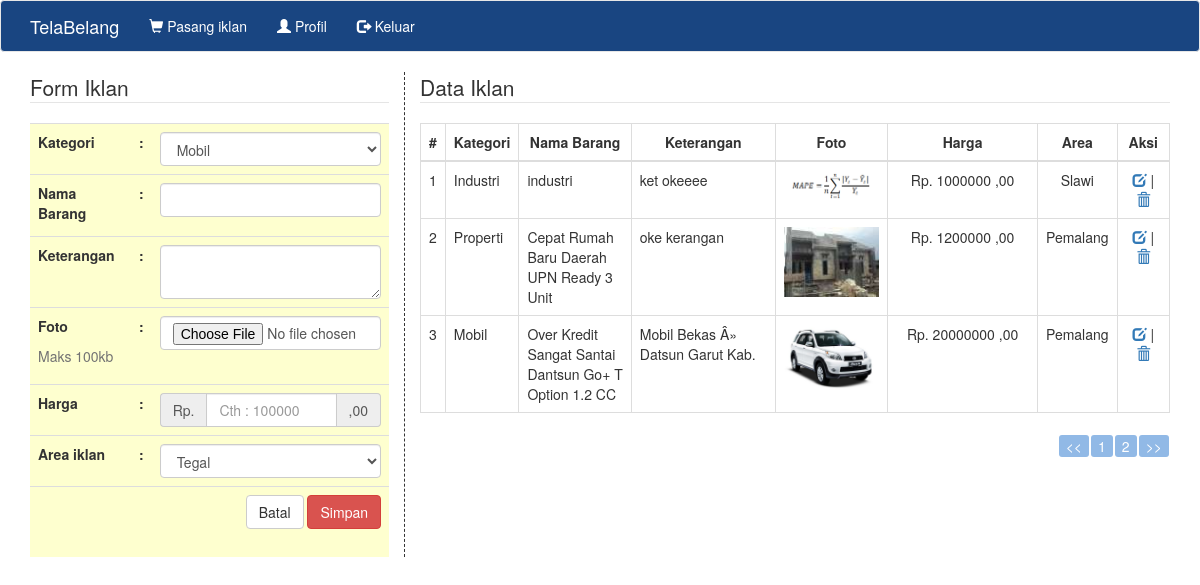
The page /member.php (signed in) on the database its author committed.
### tables this page shows
CREATE TABLE IF NOT EXISTS `jual` (
`id_jual` int(11) NOT NULL,
  `id_member` int(11) NOT NULL,
  `kategori_jual` varchar(100) NOT NULL,
  `nama_barang` varchar(200) NOT NULL,
  `keterangan` text NOT NULL,
  `foto` text NOT NULL,
  `harga` double NOT NULL,
  `regional` varchar(30) NOT NULL
);

### page/member/iklan.php (the view, shortened to what this page needs)
<div class="container-fluid">
<div class="col-md-4" style="border-right:1px dashed #333;">
<legend>Form Iklan</legend>
<div style="background-color:rgb(254, 255, 207); " class="table-responsive">
<form method="POST" action="" enctype="multipart/form-data">
	<table class="table" width="100%">
		<tr>
			<td><label>Kategori</label></td>
			<td><label>:</label></td>
			<td>
				<select class="form-control" name="kategori_jual" required>
					<option>Mobil</option>
				</select>
			</td>
		</tr>
		<tr>
			<td><label>Nama Barang</label></td>
			<td><label>:</label></td>
			<td><input type="text" class="form-control" name="nama_barang" required></td>
		</tr>
		<tr>
			<td><label>Keterangan</label></td>
			<td><label>:</label></td>
			<td><textarea class="form-control" name="keterangan" required></textarea></td>
		</tr>
		<tr>
			<td><label>Foto</label><p class="help-block">Maks 100kb</p></td>
			<td><label>:</label></td>
			<td><input type="file" name="data_foto" class="form-control" required></td>
		</tr>
		<tr>
			<td><label>Harga</label></td>
			<td><label>:</label></td>
			<td>
				<div class="input-group">
                   <span class="input-group-addon">Rp.</span>
                   <input type="text" class="form-control" name="harga" placeholder="Cth : 100000" required>
                   <span class="input-group-addon">,00</span>
                </div>
			</td>
		</tr>
		<tr>
			<td><label>Area iklan</label></td>
			<td><label>:</label></td>
			<td>
				<select class="form-control" name="regional" required>
					<option>Tegal</option>
				</select>
			</td>
		</tr>
		<tr>
			<td colspan="3" style="text-align:right;">
				<button class="btn btn-default" type="reset">Batal</button>
				<button class="btn btn-danger" name="simpan_iklan">Simpan</button>
			</td>
		</tr>
	</table>
	</form>
</div>
</div>
<div class="col-md-8">
	<legend>Data Iklan</legend>
	<table id="tableData" class="table table-bordered table-hover">
		<thead>
			<tr>
				<th width="3%"><center>#</center></th>
				<th width="3%"><center>Kategori</center></th>
				<th width="15%"><center>Nama Barang</center></th>
				<th><center>Keterangan</center></th>
				<th width="15%"><center>Foto</center></th>
				<th width="20%"><center>Harga</center></th>
				<th width="8%"><center>Area</center></th>
				<th width="7%"><center>Aksi</center></th>
			</tr>
		</thead>
		<tbody>
		<?php
			$rs_list=$db->query("SELECT * FROM jual WHERE id_member='".$_SESSION['id_member']."' ORDER BY id_jual DESC");
			$rs_list->setFetchMode(PDO::FETCH_OBJ);
			$no=1;
			while ($index_list=$rs_list->fetch()) {
		 ?>
			<tr>
				<td><?php echo $no; ?></td>
				<td><?php echo $index_list->kategori_jual; ?></td>
				<td><?php echo $index_list->nama_barang; ?></td>
				<td><?php echo $index_list->keterangan; ?></td>
				<td><img src="<?php echo "gambar/unggah/".$index_list->foto; ?>" width="100%"></td>
				<td><center>Rp. <?php echo $index_list->harga; ?> ,00</center></td>
				<td><center><?php echo $index_list->regional; ?></center></td>
				<td>
					<center>
						<a class="ed_kat" style="cursor:pointer;" id-jual="<?php echo $index_list->id_jual; ?>"><span class="glyphicon glyphicon-edit"></span></a> |
						<a href="<?php echo "member.php?page=iklan&hapus=".$index_list->id_jual."&unlink_foto=".$index_list->foto; ?>"><span class="glyphicon glyphicon-trash"></span></a>
					</center>
				</td>
			</tr>
		<?php $no++; } ?>
		</tbody>
	</table>
</div>
</div>

### member.php (shortened to what this page needs)
<?php
  include'koneksi.php';
 ?>
<!DOCTYPE html>
<html lang="en">
  <head>
    <link href="bootstrap/css/bootstrap.min.css" rel="stylesheet">
  </head>
  <body>
    <nav class="navbar navbar-default" style="background-color:#194581">
  <div class="container">
    <div class="navbar-header">
      <a class="navbar-brand" href="member.php?page=home_member" style="color:#fff;">TelaBelang</a>
    </div>
    <div class="collapse navbar-collapse" id="bs-example-navbar-collapse-1">
      <ul class="nav navbar-nav">
      <ul class="nav navbar-nav">
        <li><a href="member.php?page=iklan" style="color:#fff;"><span class="glyphicon glyphicon-shopping-cart"></span> Pasang iklan</a></li>
        <li><a href="member.php?page=profil" style="color:#fff;"><span class="glyphicon glyphicon-user"></span> Profil</a></li>
        <li><a href="member.php?keluar=oke" style="color:#fff;"><span class="glyphicon glyphicon-log-out"></span> Keluar</a></li>
      </ul>
    </div>
  </div>
</nav>
<div class="">
  <?php
    if(empty($_GET['page'])){
        include("page/member/iklan.php");
      }
  ?>
</div>
  </body>
</html>

### rows shown on the page
jual: kategori_jual "Industri", nama_barang "industri", keterangan "ket okeeee", foto (picture), harga "1000000", regional "Slawi"
jual: kategori_jual "Properti", nama_barang "Cepat Rumah Baru Daerah UPN Ready 3 Unit", keterangan "oke kerangan", foto (picture), harga "1200000", regional "Pemalang"
jual: kategori_jual "Mobil", nama_barang "Over Kredit Sangat Santai Dantsun Go+ T Option 1.2 CC", keterangan "Mobil Bekas Â» Datsun Garut Kab.", foto (picture), harga "20000000", regional "Pemalang"
